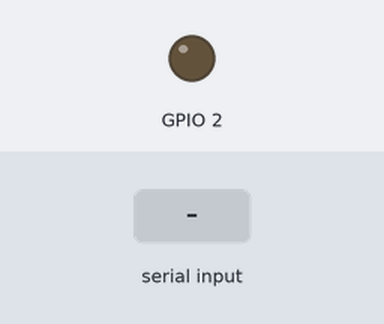
Recording of a sketch running on a simulated ESP32. Parts: output pins drawn as LEDs (lit = HIGH). Inputs (shaded band) come from the test bench. Nothing arrives over Bluetooth unless stated.

Above: at 1.2 s.
1.3 s: "1" received over the second serial link
At 2.5 s:
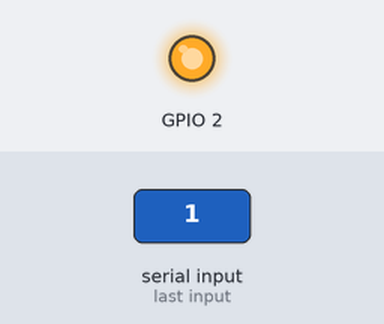
2.8 s: "0" received over the second serial link
At 3.8 s:
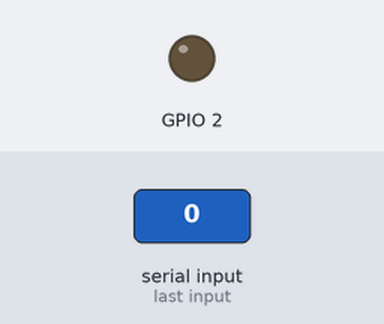
Timing chart, 0 to 5.8 s (numbered marks = the images above; inputs shaded):
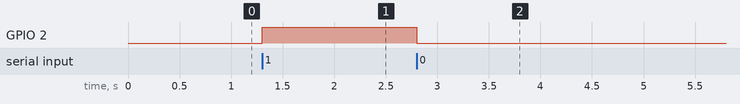

The sketch:

blue.ino
```cpp
#include "BluetoothSerial.h"
BluetoothSerial BT;
char val;

void setup()
{
BT.begin("Khurshed_ESP");
pinMode(2, OUTPUT);
}

void loop()
{
  val = BT.read();         //read command sent via bluetooth
  if (val == '1')         // LED ON
  {
    digitalWrite(2, HIGH);
  }
  if (val == '0')        // LED OFF
  {
    digitalWrite(2, LOW);
  }

}
```

Measured:
- after the input at 1.3 s, GPIO 2: LOW → HIGH at once
- after the input at 2.8 s, GPIO 2: HIGH → LOW at once
